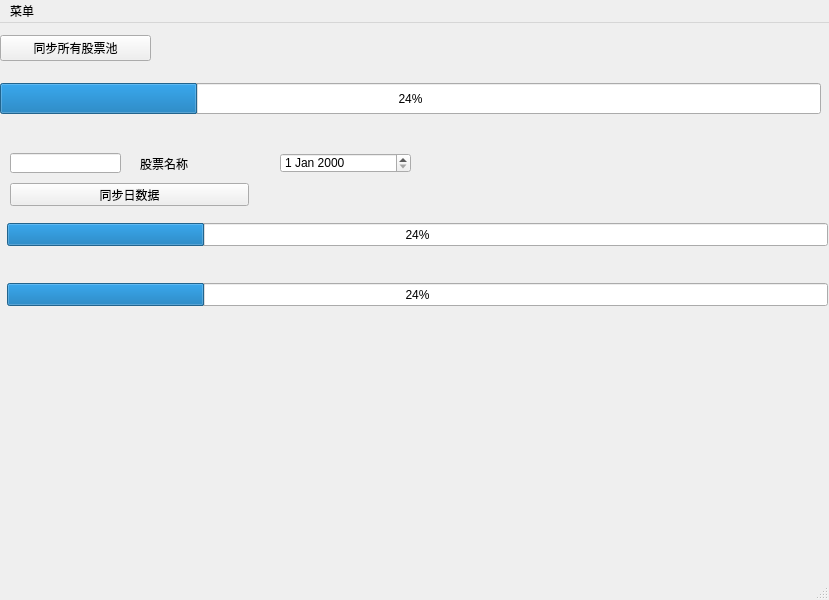
<?xml version="1.0" encoding="UTF-8"?>
<ui version="4.0">
 <class>MainWindow</class>
 <widget class="QMainWindow" name="MainWindow">
  <property name="geometry">
   <rect>
    <x>0</x>
    <y>0</y>
    <width>829</width>
    <height>600</height>
   </rect>
  </property>
  <property name="windowTitle">
   <string>MainWindow</string>
  </property>
  <widget class="QWidget" name="centralwidget">
   <widget class="QWidget" name="horizontalLayoutWidget">
    <property name="geometry">
     <rect>
      <x>0</x>
      <y>0</y>
      <width>151</width>
      <height>51</height>
     </rect>
    </property>
    <layout class="QHBoxLayout" name="horizontalLayout">
     <item>
      <widget class="QPushButton" name="syncAllStockBtn">
       <property name="text">
        <string>同步所有股票池</string>
       </property>
      </widget>
     </item>
    </layout>
   </widget>
   <widget class="QProgressBar" name="stockAllBar">
    <property name="geometry">
     <rect>
      <x>0</x>
      <y>60</y>
      <width>821</width>
      <height>31</height>
     </rect>
    </property>
    <property name="value">
     <number>24</number>
    </property>
   </widget>
   <widget class="QLabel" name="lblStockName">
    <property name="geometry">
     <rect>
      <x>140</x>
      <y>130</y>
      <width>101</width>
      <height>21</height>
     </rect>
    </property>
    <property name="text">
     <string>股票名称</string>
    </property>
   </widget>
   <widget class="QLineEdit" name="txtStockCode">
    <property name="enabled">
     <bool>true</bool>
    </property>
    <property name="geometry">
     <rect>
      <x>10</x>
      <y>130</y>
      <width>111</width>
      <height>20</height>
     </rect>
    </property>
    <property name="autoFillBackground">
     <bool>false</bool>
    </property>
    <property name="echoMode">
     <enum>QLineEdit::Normal</enum>
    </property>
   </widget>
   <widget class="QDateEdit" name="dateEdit">
    <property name="geometry">
     <rect>
      <x>280</x>
      <y>130</y>
      <width>131</width>
      <height>20</height>
     </rect>
    </property>
   </widget>
   <widget class="QPushButton" name="syncStockDayBtn">
    <property name="geometry">
     <rect>
      <x>10</x>
      <y>160</y>
      <width>239</width>
      <height>23</height>
     </rect>
    </property>
    <property name="text">
     <string>同步日数据</string>
    </property>
   </widget>
   <widget class="QProgressBar" name="curStockBar">
    <property name="geometry">
     <rect>
      <x>7</x>
      <y>200</y>
      <width>821</width>
      <height>23</height>
     </rect>
    </property>
    <property name="value">
     <number>24</number>
    </property>
   </widget>
   <widget class="QProgressBar" name="curStockDayBar">
    <property name="geometry">
     <rect>
      <x>7</x>
      <y>260</y>
      <width>821</width>
      <height>23</height>
     </rect>
    </property>
    <property name="value">
     <number>24</number>
    </property>
   </widget>
  </widget>
  <widget class="QStatusBar" name="statusBar"/>
  <widget class="QMenuBar" name="menuBar">
   <property name="geometry">
    <rect>
     <x>0</x>
     <y>0</y>
     <width>829</width>
     <height>23</height>
    </rect>
   </property>
   <widget class="QMenu" name="menuEee">
    <property name="title">
     <string>菜单</string>
    </property>
    <addaction name="action"/>
   </widget>
   <addaction name="menuEee"/>
  </widget>
  <action name="action">
   <property name="text">
    <string>退出</string>
   </property>
  </action>
 </widget>
 <resources/>
 <connections/>
</ui>
